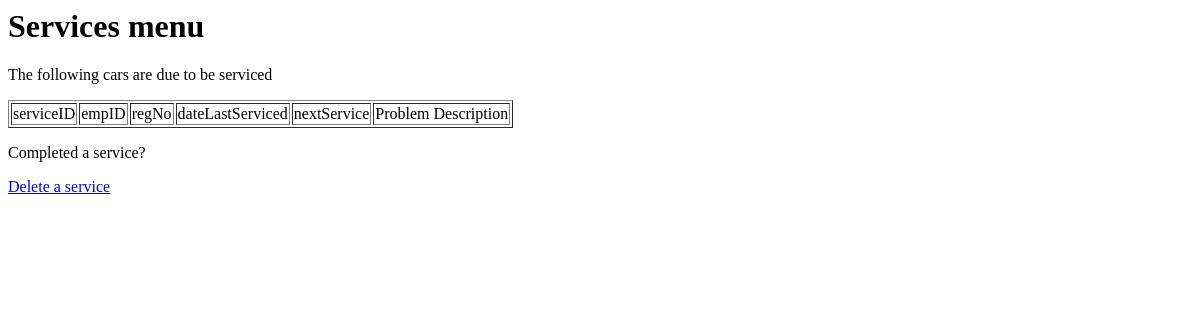
/viewServices.php, run on an earlier commit of the app's database.
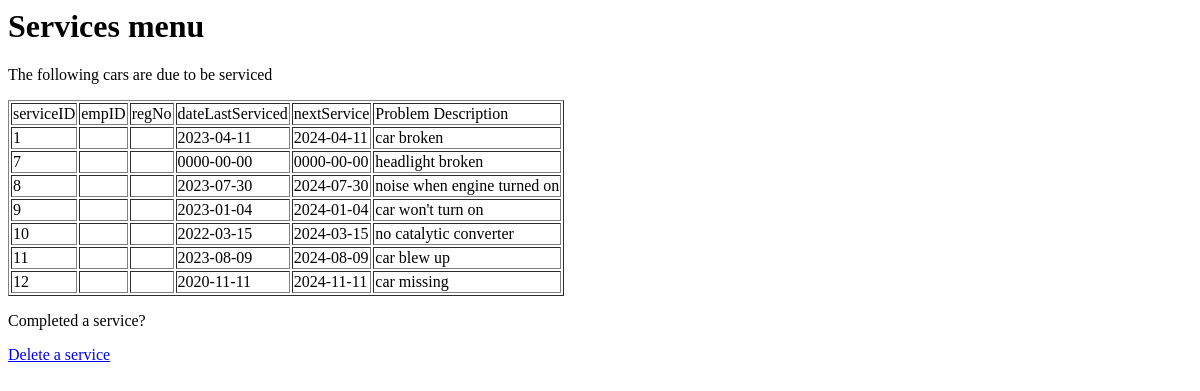
And on a later commit of the database.
### tables this page shows
CREATE TABLE `dsservice` (
  `serviceID` int(6) UNSIGNED NOT NULL,
  `servicingemployee` int(6) UNSIGNED NOT NULL,
  `servicedvehicle` varchar(7) NOT NULL,
  `dateLastServiced` date NOT NULL,
  `nextService` date NOT NULL,
  `problemdesc` varchar(500) DEFAULT NULL
);

### viewServices.php (the view, shortened to what this page needs)
<html>
<head>
</head>
<body>
<h1> Services menu </h1>
<p>The following cars are due to be serviced</p>
<?php
$servername = "localhost";
$username = "root";
$password = "";
$database = "car_dealership";
$conn = mysqli_connect($servername, $username, $password, $database);
$sql = "SELECT * FROM dsservice";
$result = mysqli_query($conn, $sql);
echo "<table border='1'>";
echo "<tr><td>serviceID</td><td>empID</td><td>regNo</td><td>dateLastServiced</td><td>nextService</td><td>Problem Description</td></tr>";
while ($row = mysqli_fetch_array($result)) {
    echo "<tr><td>{$row['serviceID']}</td><td>{$row['empID']}</td><td>{$row['regNo']}</td><td>{$row['dateLastServiced']}</td><td>{$row['nextService']}</td><td>{$row['problemdesc']}</td></tr>";
}
echo "</table>";
?>
<p>Completed a service?</p>
 <a href="removeService.php">Delete a service </a>
</body>
</html>

What changed in the data, as far as the page shows it:
added dsservice: serviceID "1", dateLastServiced "2023-04-11", nextService "2024-04-11", problemdesc "car broken"
added dsservice: serviceID "7", dateLastServiced "0000-00-00", nextService "0000-00-00", problemdesc "headlight broken"
added dsservice: serviceID "8", dateLastServiced "2023-07-30", nextService "2024-07-30", problemdesc "noise when engine turned on"
added dsservice: serviceID "9", dateLastServiced "2023-01-04", nextService "2024-01-04", problemdesc "car won't turn on"
added dsservice: serviceID "10", dateLastServiced "2022-03-15", nextService "2024-03-15", problemdesc "no catalytic converter"
added dsservice: serviceID "11", dateLastServiced "2023-08-09", nextService "2024-08-09", problemdesc "car blew up"
added dsservice: serviceID "12", dateLastServiced "2020-11-11", nextService "2024-11-11", problemdesc "car missing"
